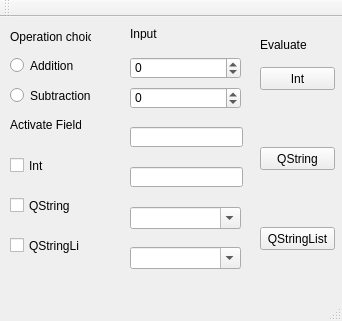
<?xml version="1.0" encoding="UTF-8"?>
<ui version="4.0">
 <class>MainWindow</class>
 <widget class="QMainWindow" name="MainWindow">
  <property name="geometry">
   <rect>
    <x>0</x>
    <y>0</y>
    <width>342</width>
    <height>321</height>
   </rect>
  </property>
  <property name="windowTitle">
   <string>MainWindow</string>
  </property>
  <widget class="QWidget" name="centralWidget">
   <widget class="QSpinBox" name="intSpinBox2">
    <property name="geometry">
     <rect>
      <x>130</x>
      <y>70</y>
      <width>111</width>
      <height>22</height>
     </rect>
    </property>
    <property name="minimum">
     <number>-10000000</number>
    </property>
    <property name="maximum">
     <number>10000000</number>
    </property>
   </widget>
   <widget class="QSpinBox" name="intSpinBox1">
    <property name="geometry">
     <rect>
      <x>130</x>
      <y>40</y>
      <width>111</width>
      <height>22</height>
     </rect>
    </property>
    <property name="minimum">
     <number>-100000000</number>
    </property>
    <property name="maximum">
     <number>100000000</number>
    </property>
   </widget>
   <widget class="QLineEdit" name="stringLineEdit1">
    <property name="geometry">
     <rect>
      <x>130</x>
      <y>110</y>
      <width>113</width>
      <height>20</height>
     </rect>
    </property>
   </widget>
   <widget class="QLineEdit" name="stringLineEdit2">
    <property name="geometry">
     <rect>
      <x>130</x>
      <y>150</y>
      <width>113</width>
      <height>20</height>
     </rect>
    </property>
   </widget>
   <widget class="QComboBox" name="strListcomboBox1">
    <property name="geometry">
     <rect>
      <x>130</x>
      <y>190</y>
      <width>111</width>
      <height>22</height>
     </rect>
    </property>
    <property name="editable">
     <bool>true</bool>
    </property>
   </widget>
   <widget class="QComboBox" name="strListcomboBox2">
    <property name="geometry">
     <rect>
      <x>130</x>
      <y>230</y>
      <width>111</width>
      <height>22</height>
     </rect>
    </property>
    <property name="editable">
     <bool>true</bool>
    </property>
   </widget>
   <widget class="QLabel" name="choiceLabel">
    <property name="geometry">
     <rect>
      <x>260</x>
      <y>20</y>
      <width>71</width>
      <height>16</height>
     </rect>
    </property>
    <property name="text">
     <string>Evaluate</string>
    </property>
   </widget>
   <widget class="QLabel" name="entryLabel">
    <property name="geometry">
     <rect>
      <x>130</x>
      <y>10</y>
      <width>46</width>
      <height>13</height>
     </rect>
    </property>
    <property name="text">
     <string>Input</string>
    </property>
   </widget>
   <widget class="QLabel" name="operationLabel">
    <property name="geometry">
     <rect>
      <x>10</x>
      <y>10</y>
      <width>81</width>
      <height>20</height>
     </rect>
    </property>
    <property name="text">
     <string>Operation choice</string>
    </property>
   </widget>
   <widget class="QPushButton" name="Int">
    <property name="geometry">
     <rect>
      <x>260</x>
      <y>50</y>
      <width>75</width>
      <height>23</height>
     </rect>
    </property>
    <property name="text">
     <string>Int</string>
    </property>
   </widget>
   <widget class="QPushButton" name="QString">
    <property name="geometry">
     <rect>
      <x>260</x>
      <y>130</y>
      <width>75</width>
      <height>23</height>
     </rect>
    </property>
    <property name="text">
     <string>QString</string>
    </property>
   </widget>
   <widget class="QPushButton" name="QStringList">
    <property name="geometry">
     <rect>
      <x>260</x>
      <y>210</y>
      <width>75</width>
      <height>23</height>
     </rect>
    </property>
    <property name="text">
     <string>QStringList</string>
    </property>
   </widget>
   <widget class="QRadioButton" name="Add">
    <property name="geometry">
     <rect>
      <x>10</x>
      <y>40</y>
      <width>82</width>
      <height>17</height>
     </rect>
    </property>
    <property name="text">
     <string>Addition</string>
    </property>
    <property name="autoExclusive">
     <bool>true</bool>
    </property>
   </widget>
   <widget class="QRadioButton" name="Subtraction">
    <property name="geometry">
     <rect>
      <x>10</x>
      <y>70</y>
      <width>82</width>
      <height>17</height>
     </rect>
    </property>
    <property name="text">
     <string>Subtraction</string>
    </property>
   </widget>
   <widget class="QCheckBox" name="intcheckBox">
    <property name="geometry">
     <rect>
      <x>10</x>
      <y>140</y>
      <width>70</width>
      <height>17</height>
     </rect>
    </property>
    <property name="text">
     <string>Int</string>
    </property>
   </widget>
   <widget class="QCheckBox" name="qStringCheckBox">
    <property name="geometry">
     <rect>
      <x>10</x>
      <y>180</y>
      <width>70</width>
      <height>17</height>
     </rect>
    </property>
    <property name="text">
     <string>QString</string>
    </property>
   </widget>
   <widget class="QCheckBox" name="qStringListCheckBox">
    <property name="geometry">
     <rect>
      <x>10</x>
      <y>220</y>
      <width>70</width>
      <height>17</height>
     </rect>
    </property>
    <property name="text">
     <string>QStringList</string>
    </property>
   </widget>
   <widget class="QLabel" name="fieldActive">
    <property name="geometry">
     <rect>
      <x>10</x>
      <y>100</y>
      <width>71</width>
      <height>16</height>
     </rect>
    </property>
    <property name="text">
     <string>Activate Field</string>
    </property>
   </widget>
  </widget>
  <widget class="QMenuBar" name="menuBar">
   <property name="geometry">
    <rect>
     <x>0</x>
     <y>0</y>
     <width>342</width>
     <height>21</height>
    </rect>
   </property>
  </widget>
  <widget class="QToolBar" name="mainToolBar">
   <attribute name="toolBarArea">
    <enum>TopToolBarArea</enum>
   </attribute>
   <attribute name="toolBarBreak">
    <bool>false</bool>
   </attribute>
  </widget>
  <widget class="QStatusBar" name="statusBar"/>
 </widget>
 <layoutdefault spacing="6" margin="11"/>
 <resources/>
 <connections/>
</ui>
